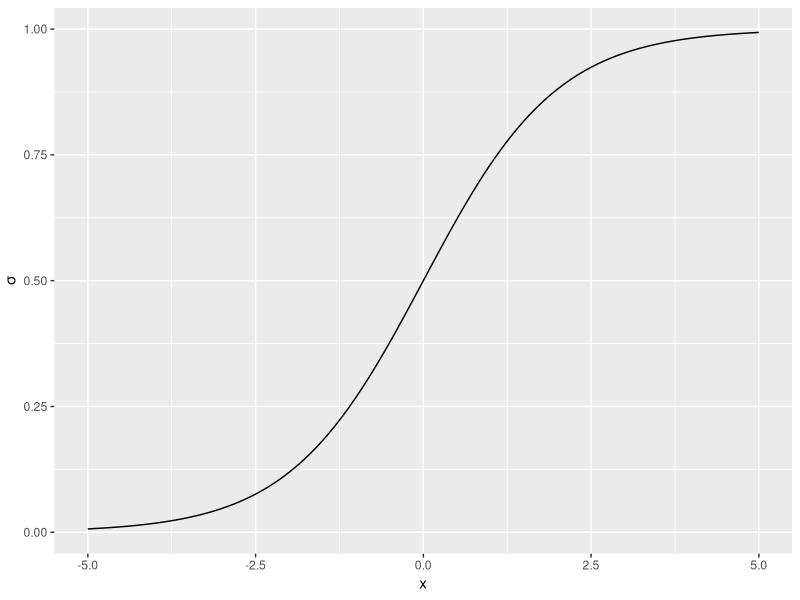
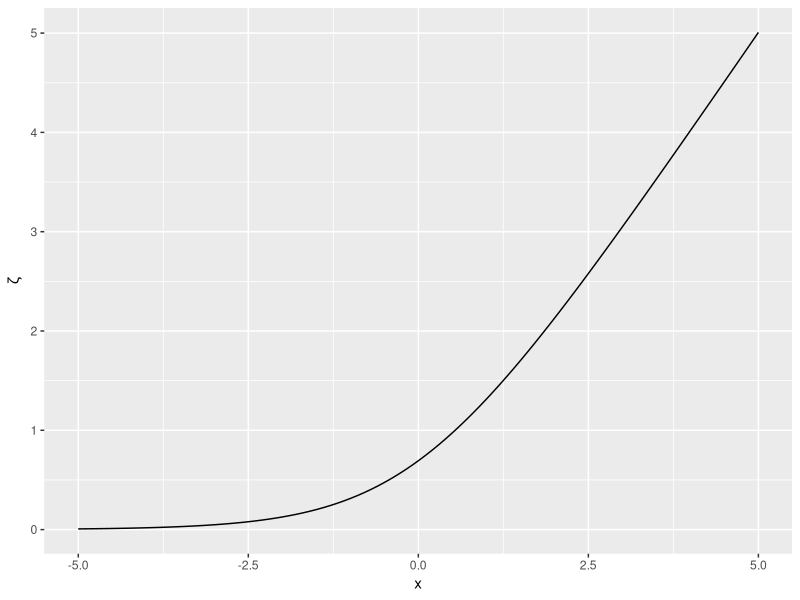

Reproduce these figures in R, in order.
## ---- chunk 1
knitr::opts_chunk$set(echo = TRUE)
library(ggplot2)
## ---- chunk 2
sigmoid = function(x){1/(1+exp(-x))}
ggplot(data.frame(x=c(-5,5)), aes(x)) +
  stat_function(fun=sigmoid) +
  xlab("x") + ylab(expression(sigma))
## ---- chunk 3
softplus = function(x){log(1+exp(x))}
ggplot(data.frame(x=c(-5,5)), aes(x)) +
  stat_function(fun=softplus) +
  xlab("x") + ylab(expression(zeta))
